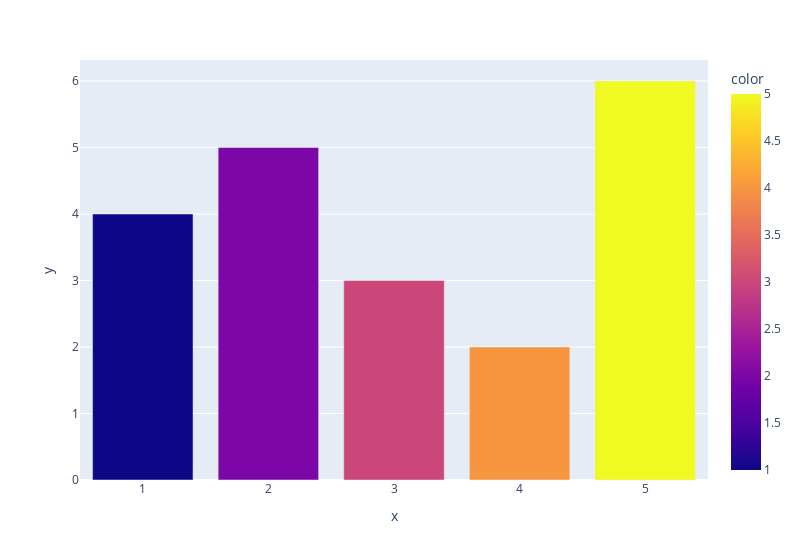

Notebook cell for this chart:
### Markdown cell above
## Simple Bar Chart

### Code cell
# Creating the Figure instance
fig_b = px.bar(x=x, y=y, color=x, width=800)
# Showing the plot
fig_b.show()

### Figure 1 — Plotly figure (JSON) as saved in the notebook; plotly's stock layout.template omitted (floating-point values rounded to 4 significant figures)
{"data": [{"alignmentgroup": "True", "hovertemplate": "x=%{x}<br>y=%{y}<br>color=%{marker.color}<extra></extra>", "legendgroup": "", "marker": {"color": [1, 2, 3, 4, 5], "coloraxis": "coloraxis", "pattern": {"shape": ""}}, "name": "", "offsetgroup": "", "orientation": "v", "showlegend": false, "textposition": "auto", "type": "bar", "x": [1, 2, 3, 4, 5], "xaxis": "x", "y": [4, 5, 3, 2, 6], "yaxis": "y"}], "layout": {"barmode": "relative", "coloraxis": {"colorbar": {"title": {"text": "color"}}, "colorscale": [[0, "#0d0887"], [0.1111, "#46039f"], [0.2222, "#7201a8"], [0.3333, "#9c179e"], [0.4444, "#bd3786"], [0.5556, "#d8576b"], [0.6667, "#ed7953"], [0.7778, "#fb9f3a"], [0.8889, "#fdca26"], [1, "#f0f921"]]}, "legend": {"tracegroupgap": 0}, "margin": {"t": 60}, "width": 800, "xaxis": {"anchor": "y", "domain": [0, 1], "title": {"text": "x"}}, "yaxis": {"anchor": "x", "domain": [0, 1], "title": {"text": "y"}}}}
